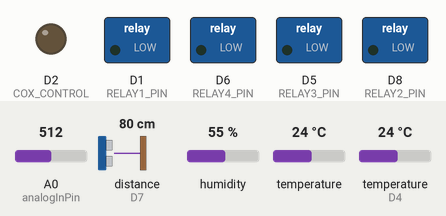
This sketch was run on a simulated ESP8266 (NodeMCU). Parts: switched loads named in the sketch (green lamp = pin HIGH), output pins drawn as LEDs (lit = HIGH). Wiring (inferred from the names in the program): ultrasonic range finder: trigger D0; echo D7. The inputs (shaded band) are chosen by the test bench; at power-on: A0 (analogInPin) = 512, distance to the obstacle (sensor on D7) 80 cm, humidity 55 %, temperature 24 °C, temperature (sensor on D4) 24 °C. The echo pulse lasts 58.3 µs per cm; WiFi joins after 1.5 s; servers stay silent unless stated; pins used as bus, display or sensor lines are not drawn; what the sketch prints to the serial monitor is not drawn.

Above: at 2.7 s.
2.8 s: A0 (analogInPin) set to 540
At 8.8 s:
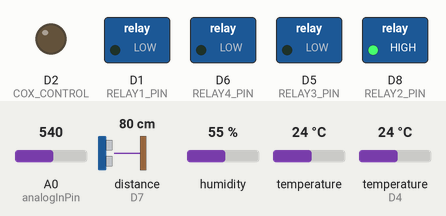
8.9 s: A0 (analogInPin) set to 306
At 18.7 s:
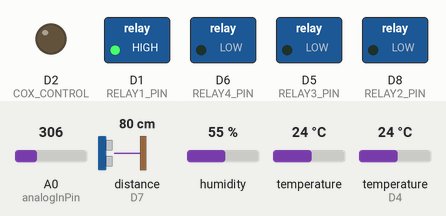
19.0 s: A0 (analogInPin) set to 463
24.1 s: A0 (analogInPin) set to 495
At 32.5 s:
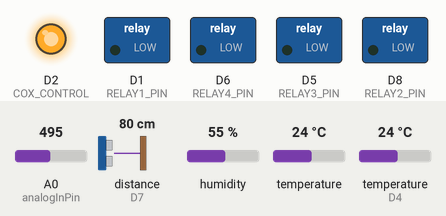
37.2 s: A0 (analogInPin) set to 716
At 41.6 s:
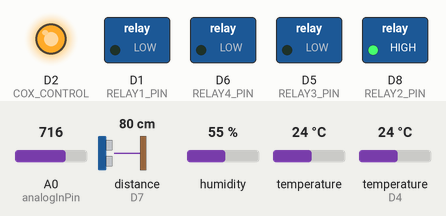
Timing chart, 0 to 52.2 s (numbered marks = the images above; inputs shaded):
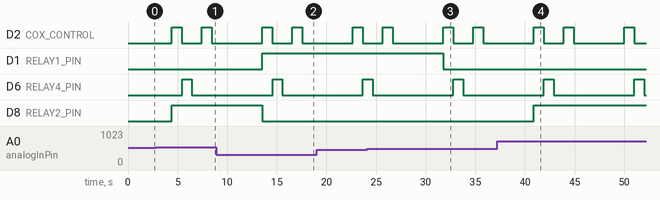

The sketch:

nodemcu_code_for_ph_senosr_and_humidity_senosr.ino
```cpp
#include <ESP8266WiFi.h>
#include <DHT.h>  // Including library for dht
#include <SPI.h>
#include <Wire.h>
#include <OneWire.h>
#include <DallasTemperature.h>
// Data wire is connected to GPIO2 (D4) on the NodeMCU board
#define ONE_WIRE_BUS 2

//--------------------------------------------------------------------------------------
//WIFI DECLARAINON
//--------------------------------------------------------------------------------------

String apiKey = "IVS0M88ILN278QN4";     //  Enter your Write API key from ThingSpeak

const char *ssid =  "Palnati";     // replace with your wifi ssid and wpa2 key
const char *pass =  "Uk_palnati";
const char* server = "api.thingspeak.com";


//--------------------------------------------------------------------------------------
// Data wire is connected to GPIO2 (D4) on the NodeMCU board
//--------------------------------------------------------------------------------------
#define ONE_WIRE_BUS 2


//--------------------------------------------------------------------------------------
#define DHTPIN 0          //D3 pin where the dht11 is connected


//--------------------------------------------------------------------------------------
//RELAY MODULE
//--------------------------------------------------------------------------------------
const int RELAY1_PIN = D1;
const int RELAY2_PIN = D8;
const int RELAY3_PIN = D5;
const int RELAY4_PIN = D6;
// control pin
const int COX_CONTROL = D2;


//--------------------------------------------------------------------------------------
//WATER LEVEL
//--------------------------------------------------------------------------------------
const int trig = D0;
const int echo = D7;


//--------------------------------------------------------------------------------------
//water temperatre
//--------------------------------------------------------------------------------------
// Setup a oneWire instance to communicate with any OneWire device
OneWire oneWire(ONE_WIRE_BUS);
// Pass oneWire reference to DallasTemperature library
DallasTemperature sensors(&oneWire);

//--------------------------------------------------------------------------------------
//temparature and humidity
//--------------------------------------------------------------------------------------
DHT dht(DHTPIN, DHT11);


//--------------------------------------------------------------------------------------
//ph sensor declaration
//--------------------------------------------------------------------------------------
const int analogInPin = A0;
int sensorValue = 0;
unsigned long int avgValue;
float b;
int buf[10], temp;

//--------------------------------------------------------------------------------------
//water level ultra sonic snsor
//--------------------------------------------------------------------------------------


WiFiClient client;

void setup()
{
  //--------------------------------------------------------------------------------------
  //WATER LEVEL
  //--------------------------------------------------------------------------------------
  pinMode(trig, OUTPUT);
  pinMode(echo, INPUT);

  //---------------------------------------------------------------------------------------
  // set the relay and COX pins as outputs
  //--------------------------------------------------------------------------------------
  pinMode(RELAY1_PIN, OUTPUT);
  pinMode(RELAY2_PIN, OUTPUT);
  pinMode(RELAY3_PIN, OUTPUT);
  pinMode(RELAY4_PIN, OUTPUT);
  pinMode(COX_CONTROL, OUTPUT);

  // initialize all relays to be off
  digitalWrite(RELAY1_PIN, LOW);
  digitalWrite(RELAY2_PIN, LOW);
  digitalWrite(RELAY3_PIN, LOW);
  digitalWrite(RELAY4_PIN, LOW);

  // initialize the COX control signal to be low
  digitalWrite(COX_CONTROL, LOW);


  //--------------------------------------------------------------------------------------
  //water temerature
  //--------------------------------------------------------------------------------------
       sensors.begin();

       Serial.begin(115200);
       pinMode(trig, OUTPUT);
       pinMode(echo, INPUT);
       //water temerature
       sensors.begin();
       delay(10);
       dht.begin();


       Serial.println("Connecting to ");
       Serial.println(ssid);


       WiFi.begin(ssid, pass);

      while (WiFi.status() != WL_CONNECTED)
     {
            delay(500);
            Serial.print(".");
     }
      Serial.println("");
      Serial.println("WiFi connected");
      Serial.println("Start Project PH");

}

void loop()
{
  //--------------------------------------------------------------------------------------
  //water level
  //--------------------------------------------------------------------------------------
  long tr = 0, hr = 0, hp = 0;

  // Transmitting pulse
  digitalWrite(trig, LOW);
  delayMicroseconds(2);
  digitalWrite(trig, HIGH);
  delayMicroseconds(10);
  digitalWrite(trig, LOW);

  // Waiting for pulse
  tr = pulseIn(echo, HIGH);

  // Calculating distance
  hr = tr / 58;

  hr = hr - 6 ;  // offset correction
  hr = 20 - hr;  // water height, 0 - 50 cm

  hp = 5 * hr;  // distance in %, 0-100 %

  // Sending to computer
  Serial.print(hp);
  // Serial.print(" cm\n");
  Serial.print("\n");

  delay(1000);


  //--------------------------------------------------------------------------------------
  //WATER TEMPARTURE
  //--------------------------------------------------------------------------------------
  sensors.requestTemperatures(); // Send the command to get temperatures
  float waterTempC = sensors.getTempCByIndex(0); // Read the water temperature in Celsius
  float waterTempF = sensors.getTempFByIndex(0); // Convert to Fahrenheit if desired

  Serial.print("Water temperature: ");
  Serial.print(waterTempC);
  Serial.print("°C / ");
  Serial.print(waterTempF);
  Serial.println("°F");

  delay(1000); // Wait for 1 second before taking another reading


  //water level ultra sonic snsor


//ph senosor
for (int i = 0; i < 10; i++) {
  buf[i] = analogRead(analogInPin);
  delay(10);
  }
    for (int i = 0; i < 9; i++)
      {
        for (int j = i + 1; j < 10; j++)
          {
              if (buf[i] > buf[j])
          {
  temp = buf[i];
  buf[i] = buf[j];
  buf[j] = temp;

  }
  }
  }
 avgValue = 0;
 for (int i = 2; i < 8; i++)
 avgValue += buf[i];
 float pHVol = (float)avgValue * 5.0 / 1024 / 6;
 float phValue = -5.70 * pHVol + 21.34;
 Serial.print("sensor = ");
 Serial.println(phValue);
 //water pump condition
if (phValue > 8.0) {
  // pH value is too high
  // Activate relay 1 and 2
  digitalWrite(RELAY1_PIN, HIGH);
  digitalWrite(RELAY2_PIN, LOW);
  digitalWrite(RELAY3_PIN, LOW);
  digitalWrite(RELAY4_PIN, LOW);
} else if (phValue < 6.7) {
  // pH value is too low
  // Activate relay 3 and 4
digitalWrite(RELAY1_PIN, LOW);
  digitalWrite(RELAY2_PIN, HIGH);
  digitalWrite(RELAY3_PIN, LOW);
  digitalWrite(RELAY4_PIN, LOW);
} else {
  // pH value is within the acceptable range
  // Deactivate all relays
  digitalWrite(RELAY1_PIN, LOW);
  digitalWrite(RELAY2_PIN, LOW);
  digitalWrite(RELAY3_PIN, LOW);
  digitalWrite(RELAY4_PIN, LOW);
}

// Control the relay module using the control pin
digitalWrite(COX_CONTROL, HIGH);
delay(1000); // Wait for 1 second
digitalWrite(COX_CONTROL, LOW);


  //temparature and humididt sensor
  float h = dht.readHumidity();
  float t = dht.readTemperature();
  if (h > 30)
 {
  digitalWrite(RELAY4_PIN, HIGH);
  delay(1000);
  digitalWrite(RELAY4_PIN, LOW);
  delay(1000);

  digitalWrite(COX_CONTROL, HIGH);
  delay(1000);
  digitalWrite(COX_CONTROL, LOW);
  delay(1000);
 }


    if (isnan(h) || isnan(t))
      {
        Serial.println("Failed to read from DHT sensor!");
        return;
        }

    if (client.connect(server,80))   //   "184.106.153.149" or api.thingspeak.com
    {

      String postStr = apiKey;
      postStr +="&field1=";
      postStr += String(t);
      postStr +="&field2=";
      postStr += String(h);
      postStr +="&field3=";
      postStr += String(phValue);
      postStr +="&field4=";
      postStr += String(waterTempC);
      postStr +="&field5=";
      postStr += String(hp);
      postStr += "\r\n\r\n";
      client.print("POST /update HTTP/1.1\n");
      client.print("Host: api.thingspeak.com\n");
      client.print("Connection: close\n");
      client.print("X-THINGSPEAKAPIKEY: "+apiKey+"\n");
      client.print("Content-Type: application/x-www-form-urlencoded\n");
      client.print("Content-Length: ");
      client.print(postStr.length());
      client.print("\n\n\n\n\n");
      client.print(postStr);
      Serial.print("Temperature: ");
      Serial.print(t);
      Serial.print(" degrees Celcius, Humidity: ");
      Serial.print(h);
      Serial.print(" ph value: ");
      Serial.print(phValue);
      Serial.print("Temperature: ");
      Serial.print(waterTempC);
      Serial.println("%. Send to Thingspeak.");
      Serial.print(hp);
      Serial.println("%. Send to Thingspeak.");
      }
   client.stop();

   Serial.println("Waiting...");

  // thingspeak needs minimum 15 sec delay between updates
  delay(1000);
}
```

Measured:
- the behaviour switches between 526 and 527 on A0 (analogInPin) (found by bisection; images 0 and 1)
- the behaviour switches between 479 and 480 on A0 (analogInPin) (found by bisection; images 2 and 3)
- after the input at 2.8 s, D8 (RELAY2_PIN): LOW → HIGH after 1.6 s
- after the input at 8.9 s, D1 (RELAY1_PIN): LOW → HIGH after 4.6 s; D8 (RELAY2_PIN): HIGH → LOW after 4.6 s
- after the input at 24.1 s, D1 (RELAY1_PIN): HIGH → LOW after 7.7 s
- after the input at 37.2 s, D8 (RELAY2_PIN): LOW → HIGH after 3.7 s
- by itself, D6 (RELAY4_PIN): alternates HIGH for 1.0 s and LOW for 8.1 s
